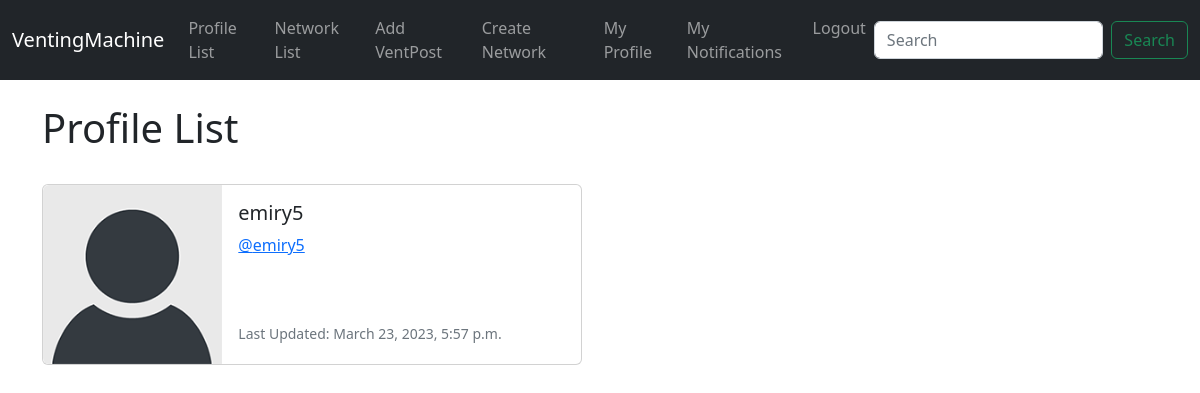
/profile_list/ (signed in), run on an earlier commit of the app's database.
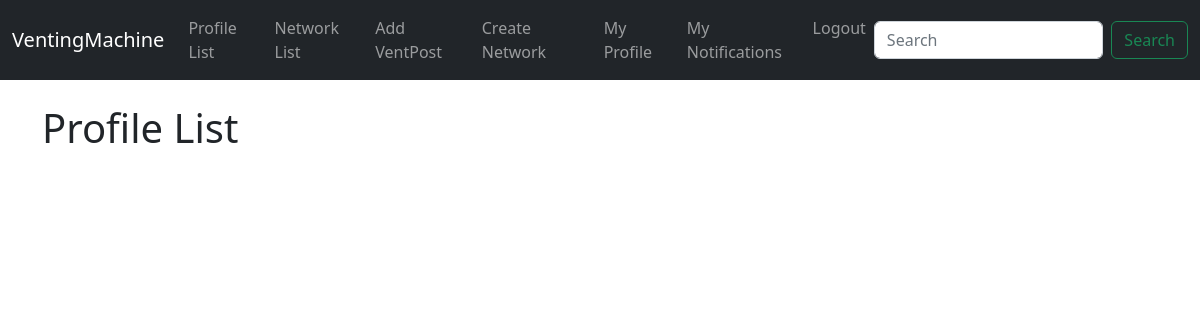
And on a later commit of the database.
### ventnet/models.py (models this page shows, shortened)
class Profile(models.Model):
	user = models.OneToOneField(User, on_delete=models.CASCADE)
	follows = models.ManyToManyField("self",
		related_name="followed_by",
		symmetrical=False,
		blank=True)
	date_modified = models.DateTimeField(User, auto_now=True)

### ventnet/views.py (the view)
# urls.py: path('profile_list/', views.profile_list, name='profile_list'),
def profile_list(request):
	if request.user.is_authenticated:
		profiles = Profile.objects.exclude(user=request.user)
		return render(request, 'profile_list.html', {"profiles":profiles})
	else:
		messages.success(request, ("You Must Be Logged In To View This Page..."))
		return redirect('home')

### ventnet/templates/profile_list.html
{% extends 'base.html' %}
{% load static %}
{% block content %}
	<h1>Profile List</h1>
<br/>
{% if profiles %}
	{% for profile in profiles %}
		<div class="card mb-3" style="max-width: 540px;">
  <div class="row g-0">
    <div class="col-md-4">
      <img src="{% static 'images/default_profile_pic.png' %}" class="img-fluid rounded-start" alt="Profile Image">
    </div>
    <div class="col-md-8">
      <div class="card-body">
        <h5 class="card-title">{{ profile.user.username }}</h5>
        <p class="card-text"><a href="{% url 'profile' profile.user.id %}">@{{ profile.user.username|lower }}</a></p>
        <br/><br/>
        <p class="card-text"><small class="text-muted">Last Updated: {{ profile.date_modified }}</small></p>
      </div>
    </div>
  </div>
</div>
<br/><br/>
	{% endfor %}
{% endif %}
{% endblock %}

What changed in the data, as far as the page shows it:
no longer on this page (row edited): Profile: user.username "emiry5", date_modified "March 23, 2023, 5:57 p.m."
